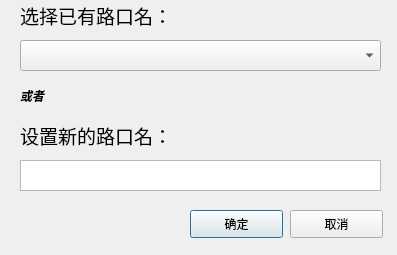
<?xml version="1.0" encoding="UTF-8"?>
<ui version="4.0">
 <class>SetRoad_dialog</class>
 <widget class="QDialog" name="SetRoad_dialog">
  <property name="geometry">
   <rect>
    <x>0</x>
    <y>0</y>
    <width>397</width>
    <height>255</height>
   </rect>
  </property>
  <property name="windowTitle">
   <string>设置路口对话框</string>
  </property>
  <widget class="QPushButton" name="pushButton_ok">
   <property name="geometry">
    <rect>
     <x>190</x>
     <y>210</y>
     <width>93</width>
     <height>28</height>
    </rect>
   </property>
   <property name="text">
    <string>确定</string>
   </property>
  </widget>
  <widget class="QPushButton" name="pushButton_quit">
   <property name="geometry">
    <rect>
     <x>290</x>
     <y>210</y>
     <width>93</width>
     <height>28</height>
    </rect>
   </property>
   <property name="text">
    <string>取消</string>
   </property>
  </widget>
  <widget class="QLabel" name="label">
   <property name="geometry">
    <rect>
     <x>20</x>
     <y>120</y>
     <width>251</width>
     <height>31</height>
    </rect>
   </property>
   <property name="font">
    <font>
     <family>Agency FB</family>
     <pointsize>14</pointsize>
    </font>
   </property>
   <property name="text">
    <string>设置新的路口名：</string>
   </property>
  </widget>
  <widget class="QTextEdit" name="Text_NewRoad">
   <property name="geometry">
    <rect>
     <x>20</x>
     <y>160</y>
     <width>361</width>
     <height>31</height>
    </rect>
   </property>
  </widget>
  <widget class="QComboBox" name="Box_Existed_Roads">
   <property name="geometry">
    <rect>
     <x>20</x>
     <y>40</y>
     <width>361</width>
     <height>31</height>
    </rect>
   </property>
  </widget>
  <widget class="QLabel" name="label_2">
   <property name="geometry">
    <rect>
     <x>20</x>
     <y>0</y>
     <width>251</width>
     <height>31</height>
    </rect>
   </property>
   <property name="font">
    <font>
     <family>Agency FB</family>
     <pointsize>14</pointsize>
    </font>
   </property>
   <property name="text">
    <string>选择已有路口名：</string>
   </property>
  </widget>
  <widget class="QLabel" name="label_3">
   <property name="geometry">
    <rect>
     <x>20</x>
     <y>80</y>
     <width>91</width>
     <height>31</height>
    </rect>
   </property>
   <property name="font">
    <font>
     <family>Agency FB</family>
     <weight>75</weight>
     <italic>true</italic>
     <bold>true</bold>
    </font>
   </property>
   <property name="text">
    <string>或者</string>
   </property>
  </widget>
 </widget>
 <resources/>
 <connections>
  <connection>
   <sender>pushButton_ok</sender>
   <signal>clicked()</signal>
   <receiver>SetRoad_dialog</receiver>
   <slot>accept()</slot>
   <hints>
    <hint type="sourcelabel">
     <x>236</x>
     <y>223</y>
    </hint>
    <hint type="destinationlabel">
     <x>198</x>
     <y>127</y>
    </hint>
   </hints>
  </connection>
  <connection>
   <sender>pushButton_quit</sender>
   <signal>clicked()</signal>
   <receiver>SetRoad_dialog</receiver>
   <slot>close()</slot>
   <hints>
    <hint type="sourcelabel">
     <x>336</x>
     <y>223</y>
    </hint>
    <hint type="destinationlabel">
     <x>198</x>
     <y>127</y>
    </hint>
   </hints>
  </connection>
 </connections>
</ui>
